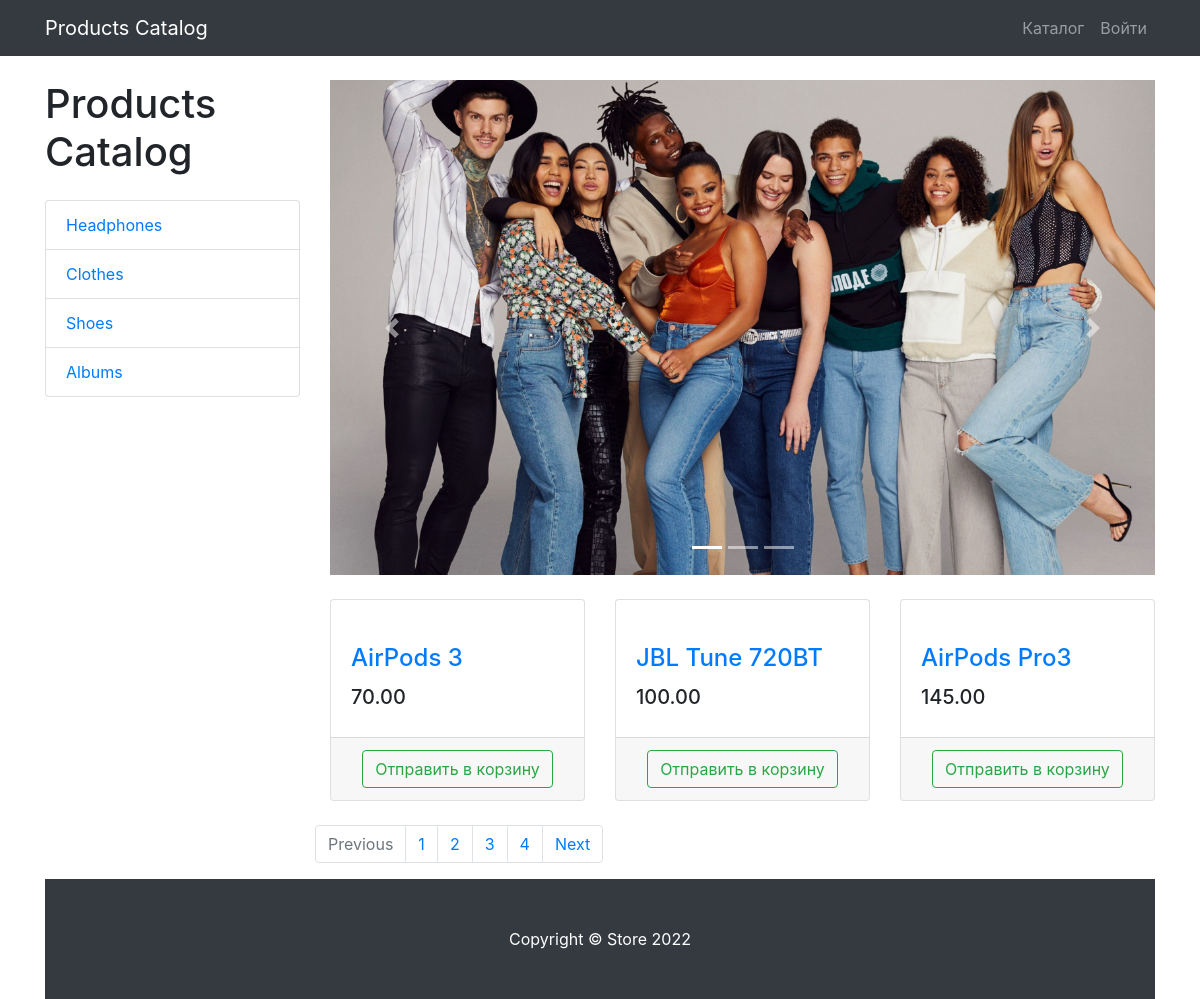
Page /products/products/ on the committed database.
### storeProducts/models.py (models this page shows, shortened)
class storeCategories(models.Model):
    name = models.CharField(max_length=255, unique=True)
    description = models.TextField(blank=True,null=True)
    class Meta:
        verbose_name = 'Category'
        verbose_name_plural = 'Categories'

class storeProducts(models.Model):
    name = models.CharField(max_length=255)
    price = models.DecimalField(max_digits=10, decimal_places=2)
    description = models.TextField(blank=True)
    quantity = models.PositiveIntegerField()
    image = models.TextField()
    category = models.ForeignKey(
    storeCategories,
    on_delete=models.CASCADE,
    null=True,
    blank=True
)
    class Meta:
        verbose_name = 'Product'
        verbose_name_plural = 'Products'

### storeProducts/views.py (the view)
# urls.py: path('products/',include('storeProducts.urls', namespace='product')),
def products(request,category_id=None, page_number=1):
    products = storeProducts.objects.filter(category_id = category_id) if category_id else storeProducts.objects.all()
    per_page = 3
    paginator = Paginator(products, 3)
    products_paginator = paginator.page(page_number)
    context = {
        'title': 'Products Catalog',
        'categories': storeCategories.objects.all(),
        'products': products_paginator,
     }
    return render(request, 'storeProducts/products.html',context)

### storeProducts/templates/storeProducts/products.html (shortened to what this page needs)
{% extends 'storeProducts/base.html' %}
{%load static%}
    {% block css %}
    <link href="{%static "vendor/css/products.css"%}" rel="stylesheet">
    {% endblock %}
{% block content %}
<div class="container">
    <div class="row">
        <div class="col-lg-3">
            <h1 class="my-4">{{title}}</h1>
            <div class="list-group">
                {% for storeCategories in categories %}
                <a href="{% url 'products:category' storeCategories.id %}" class="list-group-item">
                    {{ storeCategories.name }}
                </a>
                {% endfor %}
            </div>
        </div>
        <div class="col-lg-9">
            <div id="carouselExampleIndicators" class="carousel slide my-4" data-ride="carousel">
                <ol class="carousel-indicators">
                    <li data-target="#carouselExampleIndicators" data-slide-to="0" class="active"></li>
                    <li data-target="#carouselExampleIndicators" data-slide-to="1"></li>
                    <li data-target="#carouselExampleIndicators" data-slide-to="2"></li>
                </ol>
                <div class="carousel-inner" role="listbox">
                    <div class="carousel-item active">
                        <img class="d-block img-fluid" src="{%static "vendor/img/slides/slide-1.jpg"%}" alt="First slide">
                    </div>
                </div>
                <a class="carousel-control-prev" href="#carouselExampleIndicators" role="button" data-slide="prev">
                    <span class="carousel-control-prev-icon" aria-hidden="true"></span>
                </a>
                <a class="carousel-control-next" href="#carouselExampleIndicators" role="button" data-slide="next">
                    <span class="carousel-control-next-icon" aria-hidden="true"></span>
                </a>
            </div>
            <div class="row">
                {% for product in products %}
                 <div class="col-lg-4 col-md-6 mb-4">
                    <div class="card h-100">
                        <a href="#">
                        </a>
                        <div class="card-body">
                            <h4 class="card-title">
                                <a href="#">{{ product.name }}</a>
                            </h4>
                            <h5>{{ product.price }}</h5>
                        </div>
                        <div class="card-footer text-center">
                            <a class="btn btn-outline-success"
                                href="{% url 'products:basket_add' product.id %}">
                                Отправить в корзину
                            </a>
                        </div>
                    </div>
            </div>
                {% endfor %}
            <nav aria-label="Page navigation example">
                <ul class="pagination justify-content-center">
                    <li class="page-item {% if not products.has_previous %} disabled {% endif %}">
                        <a class="page-link"
                        href="{% if products.has_previous %} {% url 'products:paginator' products.previous_page_number %} {% else %} # {% endif %}"
                        tabindex="-1" aria-disabled="true">Previous</a>
                    </li>
                    {% for page in products.paginator.page_range%}
                     <li class="page-item">
                        <a class="page-link" href="{% url 'products:paginator' page %}">
                            {{ page }}
                        </a>
                    </li>
                    {% endfor %}
                    <li class="page-item {% if not products.has_next %} disabled {% endif %}">
                        <a class="page-link" href="{% if products.has_next %} {% url 'products:paginator' products.next_page_number %} {% else %} # {% endif %}">
                            Next</a>
                    </li>
                </ul>
            </nav>
        </div>
    </div>
</div>
{% endblock %}
{% block footer %}
<footer class="py-5 bg-dark">
    <div class="container">
        <p class="m-0 text-center text-white">Copyright &copy; Store 2022</p>
    </div>
</footer>
{% endblock %}

### rows in the picture
storeCategories: name "Headphones"
storeCategories: name "Clothes"
storeCategories: name "Shoes"
storeCategories: name "Albums"
storeProducts: name "AirPods 3", price "70.00"
storeProducts: name "JBL Tune 720BT", price "100.00"
storeProducts: name "AirPods Pro3", price "145.00"

### other values in the picture
{{ title }} "Products Catalog"
{{ page }} "1" "2" "3" "4"
